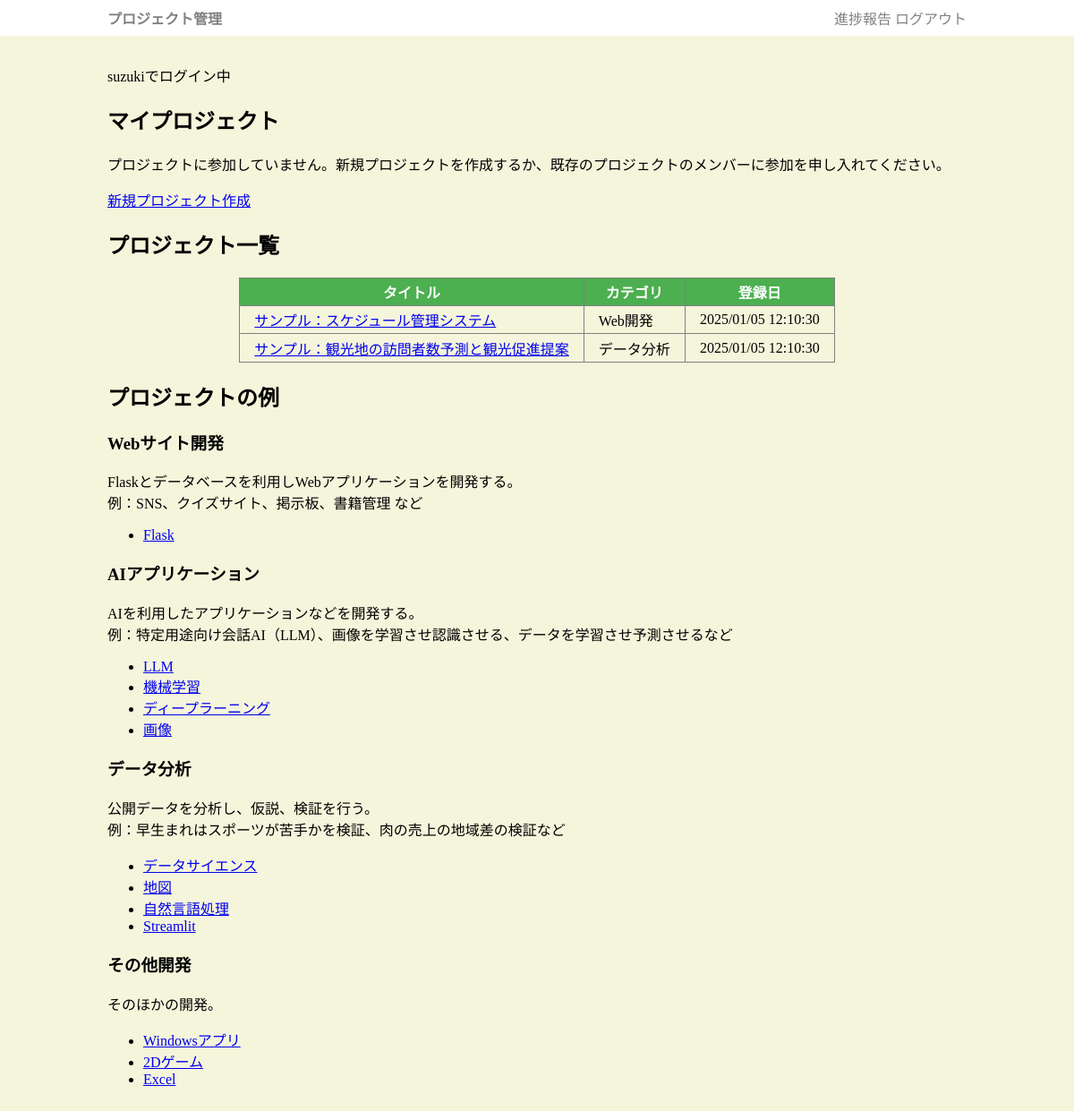
Before: / (signed in) with the older database file.
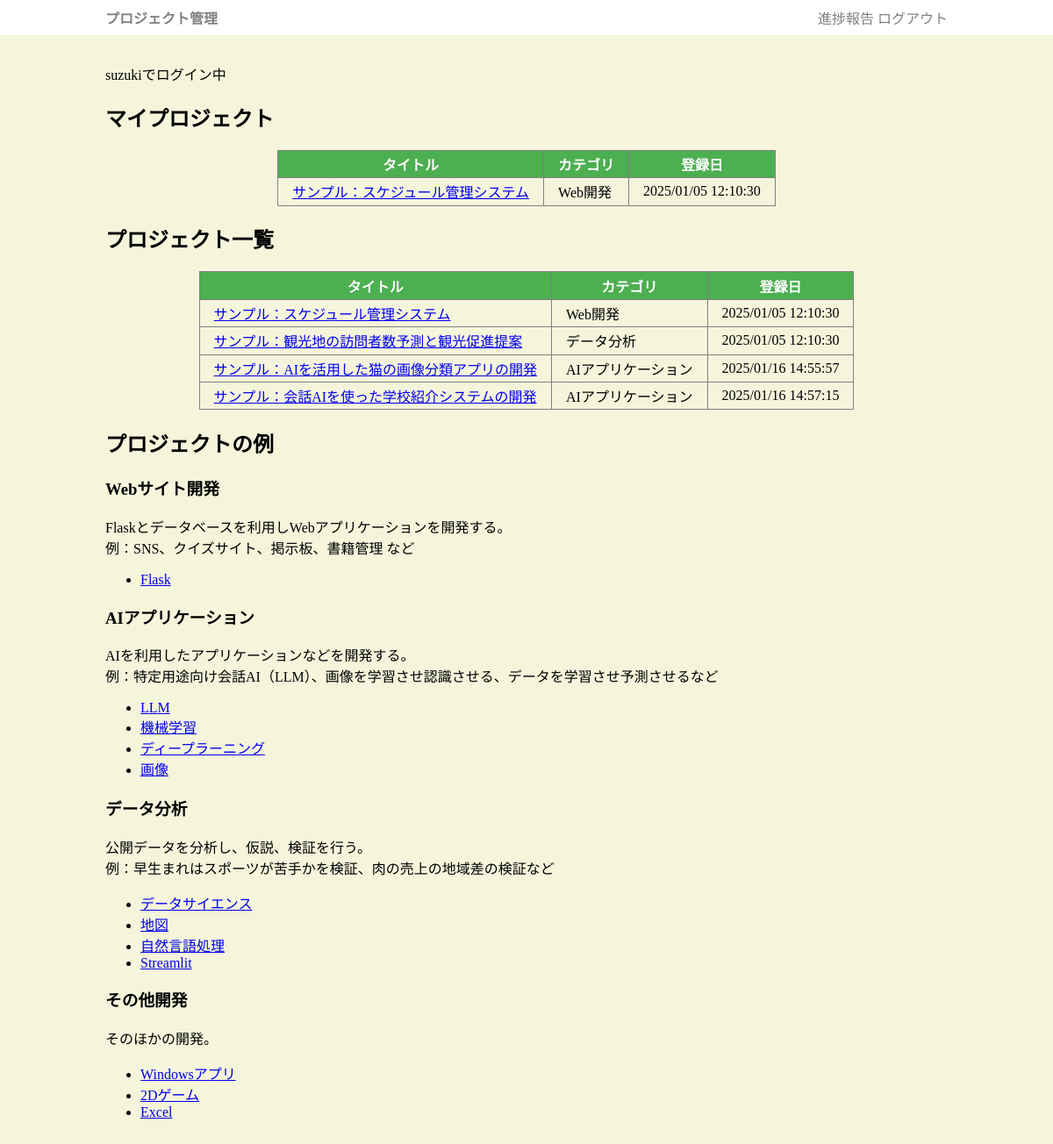
After: the same page with the newer database file.
### app.py (models this page shows, shortened)
class User(db.Model):
    uid = db.Column(db.Integer, primary_key=True)
    uname = db.Column(db.String(255))
    upass = db.Column(db.String(255))
    member = db.relationship('Member', backref='user', lazy=True)
    preport = db.relationship('Preport', backref='user', lazy=True)

class Project(db.Model):
    pid = db.Column(db.Integer, primary_key=True)
    title = db.Column(db.String(255))
    category = db.Column(db.String(255))
    desc = db.Column(db.String(65545))
    updated_at = db.Column(db.DateTime, default=datetime.now)
    comment = db.Column(db.String(65545))
    member = db.relationship('Member', backref='project', lazy=True)
    plan = db.relationship('Plan', backref='project', lazy=True)

class Member(db.Model):
    mid = db.Column(db.Integer, primary_key=True)
    pid = db.Column(db.Integer, db.ForeignKey("project.pid"))
    uid = db.Column(db.Integer, db.ForeignKey("user.uid"))

### app.py (the view)
@app.get('/')
def index():
    if "uid" not in session:
        return redirect("/login")
    rows = Project.query.all()
    user =  User.query.get_or_404(session['uid'])
    return render_template("index.html", rows=rows, user=user)

### templates/index.html (shortened to what this page needs)
{% extends "base.html" %}
{% block main %}
    <p>{{user.uname}}でログイン中</p>
    <h2>マイプロジェクト</h2>
    {% if user.member %}
        <table class="plist">
        <tr><th>タイトル</th><th>カテゴリ</th><th>登録日</th></tr>
        {% for m in user.member %}
        <tr>
            <td class="title"><a href="/project/{{m.project.pid}}">{{m.project.title}}</a></div>
            <td class="category">{{m.project.category}}</a></div>
            <td class="hi">{{m.project.updated_at.strftime('%Y/%m/%d %H:%M:%S')}}</div>
        </tr>
        {% endfor %}
    {% else %}
    <div>
        <p>プロジェクトに参加していません。新規プロジェクトを作成するか、既存のプロジェクトのメンバーに参加を申し入れてください。</p>
        <p><a href="/project_add" class="btn">新規プロジェクト作成</a></p>
    </div>
    {% endif %}
    </table>
    <h2>プロジェクト一覧</h2>
    <table class="plist">
        <tr><th>タイトル</th><th>カテゴリ</th><th>登録日</th></tr>
        {% for r in rows %}
        <tr>
            <td class="title"><a href="/project/{{r.pid}}">{{r.title}}</a></div>
            <td class="category">{{r.category}}</a></div>
            <td class="hi">{{r.updated_at.strftime('%Y/%m/%d %H:%M:%S')}}</div>
        </tr>
        {% endfor %}
    </table>
    <h2>プロジェクトの例</h2>
    <h3>Webサイト開発</h3>
    <p>Flaskとデータベースを利用しWebアプリケーションを開発する。<br>
    例：SNS、クイズサイト、掲示板、書籍管理 など</p>
    <ul>
    <li><a href="http://www.dicre.com/python/flask/">Flask</a></li>
    </ul>
    <h3>AIアプリケーション</h3>
    <p>AIを利用したアプリケーションなどを開発する。<br>
    例：特定用途向け会話AI（LLM）、画像を学習させ認識させる、データを学習させ予測させるなど</p>
    <ul>
    <li><a href="http://www.dicre.com/python/llm/">LLM</a></li>
    <li><a href="http://www.dicre.com/python/ml/">機械学習</a></li>
    <li><a href="http://www.dicre.com/python/deep/">ディープラーニング</a></li>
    <li><a href="http://www.dicre.com/python/image.html">画像</a></li>
    </ul>
    <h3>データ分析</h3>
    <p>公開データを分析し、仮説、検証を行う。<br>
    例：早生まれはスポーツが苦手かを検証、肉の売上の地域差の検証など</p>
    <ul>
    <li><a href="http://www.dicre.com/python/ds">データサイエンス</a></li>
    <li><a href="http://www.dicre.com/python/map/">地図</a></li>
    <li><a href="http://www.dicre.com/python/nlp/">自然言語処理</a></li>
    <li><a href="http://www.dicre.com/python/streamlit/">Streamlit</a></li>
    </ul>
    <h3>その他開発</h3>
    <p>そのほかの開発。</p>
    <ul>
    <li><a href="http://www.dicre.com/python/gui.html">Windowsアプリ</a></li>
    <li><a href="http://www.dicre.com/python/pygame/">2Dゲーム</a></li>
    <li><a href="http://www.dicre.com/python/pyexcel.html">Excel</a></li>
    </ul>
{% endblock %}

### templates/base.html (shortened to what this page needs)
<!DOCTYPE html>
<html>
<head>
    <link rel="stylesheet" href="/static/style.css">
</head>
<body>
<header>
    <h2><a href="/">プロジェクト管理</a></h2>
    <div>
        {% if "uid" in session %}
        <a href="/preport">進捗報告</a>
        <a href="/logout">ログアウト</a>
        {% endif %}
    </div>
    </header>
<main>
{% block main %}
{% endblock %}
</main>
</body>
</html>

### static/style.css (style rules this page uses)
body { padding: 0; margin: 0; background-color: beige; }
main { padding: 1em 10%; }
header { padding: 0.5em 10% ; background-color:white; display: flex; justify-content: space-between; }
header a { text-decoration: none; color:gray; }
header h2 { margin: 0; font-size: medium; }
table { border-collapse: collapse; margin: 1em auto; }
td,th { border:1px solid gray; padding: 0.2em 1em; }
th { background-color: #4CAF50; color:white; }

Changed rows visible on the page:
added Member: project "サンプル：スケジュール管理システム", project.category "Web開発", project.updated_at "2025/01/05 12:10:30"
added Project: title "サンプル：AIを活用した猫の画像分類アプリの開発", category "AIアプリケーション", updated_at "2025/01/16 14:55:57"
added Project: title "サンプル：会話AIを使った学校紹介システムの開発", category "AIアプリケーション", updated_at "2025/01/16 14:57:15"
Other visible differences:
text no longer shown: "プロジェクトに参加していません。新規プロジェクトを作成するか、既存のプロジェクトのメンバーに参加を申し入れてください。 新規プロジェクト作成"
text now shown: "タイトル カテゴリ 登録日"
